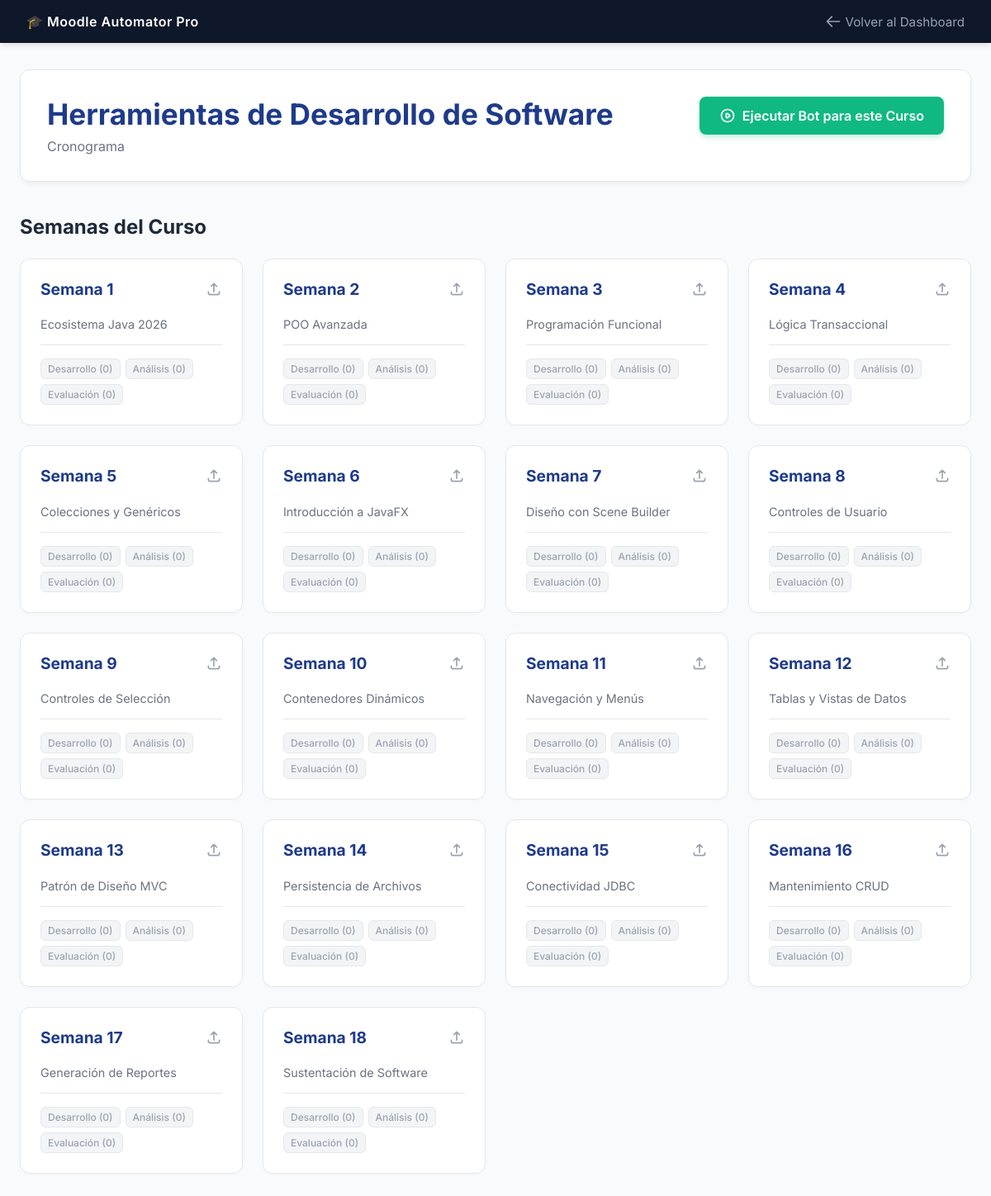
/curso/8/, run on the app's committed database.
### moodle/models.py (models this page shows, shortened)
class TareaAutomatizacion(models.Model):
    curso_nombre = models.CharField(max_length=255, help_text="Nombre exacto del curso. Ej: DISEÑO WEB")
    titulo_general = models.CharField(max_length=255, default="Cronograma general de clases", help_text="Texto a poner en la sección General")
    mensaje_avisos = models.CharField(max_length=255, default="¡Bienvenidos! Es vital cumplir con las tareas.", help_text="Texto motivador para Avisos")
    esta_activa = models.BooleanField(default=True, help_text="Indica si el bot debe procesar este curso")
    ultima_ejecucion = models.DateTimeField(null=True, blank=True, help_text="Última vez que se automatizó")
    class Meta:
        verbose_name = "Tarea de Automatización"
        verbose_name_plural = "Tareas de Automatización"

class RecursoSemana(models.Model):
    tarea = models.ForeignKey(TareaAutomatizacion, on_delete=models.CASCADE, related_name="recursos_semanas")
    semana_numero = models.PositiveIntegerField(help_text="Número de la semana (1, 2, 3...)")
    titulo = models.CharField(max_length=255, help_text="Título del Área de texto")
    texto = models.TextField(help_text="Contenido detallado para esta semana")
    archivos_carpetas = models.JSONField(
        blank=True, null=True,
        help_text=(
            'Rutas de archivos por carpeta en formato JSON. Soporta listas para varios archivos. Ejemplo: '
            '{"desarrollo": ["C:\\\\ruta\\\\archivo1.pdf", "C:\\\\ruta\\\\archivo2.pdf"], '
            '"analisis": "C:\\\\ruta\\\\otro.pdf"}'
        )
    )
    class Meta:
        verbose_name = "Recurso de Semana"
        verbose_name_plural = "Recursos por Semana"
        ordering = ['semana_numero']

### moodle/views.py (the view, shortened to what this page needs)
# urls.py: path('curso/<int:tarea_id>/', views.course_detail, name='course_detail'),
def course_detail(request, tarea_id):
    tarea = get_object_or_404(TareaAutomatizacion, id=tarea_id)
    recursos = tarea.recursos_semanas.all().order_by('semana_numero')
    return render(request, 'moodle/course_detail.html', {'tarea': tarea, 'recursos': recursos})

### moodle/templates/moodle/course_detail.html (shortened to what this page needs)
<!DOCTYPE html>
<html lang="es">
<head>
</head>
<body>
    <nav class="navbar">
        <div style="font-weight: 600; letter-spacing: 0.5px;">🎓 Moodle Automator Pro</div>
        <a href="{% url 'moodle:dashboard' %}">
            <svg width="20" height="20" fill="none" stroke="currentColor" viewBox="0 0 24 24"><path stroke-linecap="round" stroke-linejoin="round" stroke-width="2" d="M10 19l-7-7m0 0l7-7m-7 7h18"></path></svg>
            Volver al Dashboard
        </a>
    </nav>
    <div class="container">
        <div class="header-box">
            <div>
                <h1>{{ tarea.curso_nombre }}</h1>
                <p>{{ tarea.titulo_general }}</p>
            </div>
            <a href="{% url 'moodle:run_bot' tarea.id %}" class="btn-run" onclick="alert('El bot comenzará a procesar este curso en la consola. 🚀')">
                Ejecutar Bot para este Curso
            </a>
        </div>
        <h2 class="section-title">Semanas del Curso</h2>
        <div class="grid">
            {% for rec in recursos %}
            <div class="card" onclick="openModal('{{ rec.id }}', 'Semana {{ rec.semana_numero }}')">
                <h3>
                    Semana {{ rec.semana_numero }}
                    <svg width="20" height="20" fill="none" stroke="#9CA3AF" viewBox="0 0 24 24"><path stroke-linecap="round" stroke-linejoin="round" stroke-width="2" d="M4 16v1a3 3 0 003 3h10a3 3 0 003-3v-1m-4-8l-4-4m0 0L8 8m4-4v12"></path></svg>
                </h3>
                <p>{{ rec.titulo|default:"Sin título" }}</p>
                <div class="badge-list">
                    {% if rec.archivos_carpetas.desarrollo %}
                        <span class="badge">Desarrollo ({{ rec.archivos_carpetas.desarrollo|length }})</span>
                    {% else %}
                        <span class="badge empty">Desarrollo (0)</span>
                    {% endif %}
                    {% if rec.archivos_carpetas.analisis %}
                        <span class="badge">Análisis ({{ rec.archivos_carpetas.analisis|length }})</span>
                    {% else %}
                        <span class="badge empty">Análisis (0)</span>
                    {% endif %}
                    {% if rec.archivos_carpetas.evaluacion %}
                        <span class="badge">Evaluación ({{ rec.archivos_carpetas.evaluacion|length }})</span>
                    {% else %}
                        <span class="badge empty">Evaluación (0)</span>
                    {% endif %}
                </div>
            </div>
            {% endfor %}
        </div>
    </div>
</body>
</html>

### moodle/templates/moodle/course_detail.html (style rules this page uses)
:root { --primary: #1E3A8A; --primary-light: #3B82F6; --secondary: #EFF6FF; --white: #FFFFFF; --text-dark: #1F2937; --text-gray: #6B7280; --border: #E5E7EB; }
body { font-family: 'Inter', sans-serif; background: #F8FAFC; color: var(--text-dark); margin: 0; }
.navbar { background: #0F172A; color: white; padding: 1rem 2rem; display: flex; justify-content: space-between; align-items: center; box-shadow: 0 4px 6px -1px rgba(0,0,0,0.1); }
.navbar a { color: #94A3B8; text-decoration: none; font-size: 0.95rem; display: flex; align-items: center; gap: 5px; transition: color 0.2s; }
.container { max-width: 1200px; margin: 2rem auto; padding: 0 1.5rem; }
.header-box { display: flex; justify-content: space-between; align-items: flex-start; margin-bottom: 2.5rem; background: white; padding: 2rem; border-radius: 12px; box-shadow: 0 4px 6px -1px rgba(0,0,0,0.05); border: 1px solid var(--border); }
.header-box h1 { margin: 0 0 0.5rem 0; color: var(--primary); font-size: 2.2rem; }
.header-box p { margin: 0; color: var(--text-gray); }
.btn-run { background: #10B981; color: white; padding: 0.8rem 1.5rem; text-decoration: none; border-radius: 8px; font-weight: 600; box-shadow: 0 4px 6px rgba(16, 185, 129, 0.2); transition: all 0.2s ease; display: inline-flex; align-items: center; gap: 8px; }
.section-title { margin-bottom: 1.5rem; color: var(--text-dark); font-size: 1.5rem; }
.grid { display: grid; grid-template-columns: repeat(auto-fill, minmax(250px, 1fr)); gap: 1.5rem; }
.card { background: white; border-radius: 12px; padding: 1.5rem; border: 1px solid var(--border); box-shadow: 0 2px 4px rgba(0,0,0,0.02); display: flex; flex-direction: column; cursor: pointer; transition: all 0.2s ease; position: relative; overflow: hidden; }
.card::before { content: ''; position: absolute; top: 0; left: 0; right: 0; height: 4px; background: var(--primary-light); opacity: 0; transition: opacity 0.2s; }
.card h3 { color: var(--primary); margin: 0 0 0.5rem 0; font-size: 1.2rem; display: flex; align-items: center; justify-content: space-between; }
.card p { color: var(--text-gray); font-size: 0.9rem; margin-bottom: 1rem; flex-grow: 1; }
.badge-list { display: flex; gap: 6px; flex-wrap: wrap; margin-top: auto; border-top: 1px solid var(--border); padding-top: 1rem; }
.badge { background: var(--secondary); color: var(--primary); font-size: 0.75rem; padding: 4px 8px; border-radius: 6px; font-weight: 500; border: 1px solid #DBEAFE; }
.badge.empty { background: #F3F4F6; color: #9CA3AF; border-color: #E5E7EB; }

### data on the page
TareaAutomatizacion: curso_nombre "Herramientas de Desarrollo de Software", titulo_general "Cronograma"
RecursoSemana: semana_numero "1", titulo "Ecosistema Java 2026", shows "Desarrollo (0)", shows "Análisis (0)", shows "Evaluación (0)"
RecursoSemana: semana_numero "2", titulo "POO Avanzada", shows "Desarrollo (0)", shows "Análisis (0)", shows "Evaluación (0)"
RecursoSemana: semana_numero "3", titulo "Programación Funcional", shows "Desarrollo (0)", shows "Análisis (0)", shows "Evaluación (0)"
RecursoSemana: semana_numero "4", titulo "Lógica Transaccional", shows "Desarrollo (0)", shows "Análisis (0)", shows "Evaluación (0)"
RecursoSemana: semana_numero "5", titulo "Colecciones y Genéricos", shows "Desarrollo (0)", shows "Análisis (0)", shows "Evaluación (0)"
RecursoSemana: semana_numero "6", titulo "Introducción a JavaFX", shows "Desarrollo (0)", shows "Análisis (0)", shows "Evaluación (0)"
RecursoSemana: semana_numero "7", titulo "Diseño con Scene Builder", shows "Desarrollo (0)", shows "Análisis (0)", shows "Evaluación (0)"
RecursoSemana: semana_numero "8", titulo "Controles de Usuario", shows "Desarrollo (0)", shows "Análisis (0)", shows "Evaluación (0)"
RecursoSemana: semana_numero "9", titulo "Controles de Selección", shows "Desarrollo (0)", shows "Análisis (0)", shows "Evaluación (0)"
RecursoSemana: semana_numero "10", titulo "Contenedores Dinámicos", shows "Desarrollo (0)", shows "Análisis (0)", shows "Evaluación (0)"
RecursoSemana: semana_numero "11", titulo "Navegación y Menús", shows "Desarrollo (0)", shows "Análisis (0)", shows "Evaluación (0)"
RecursoSemana: semana_numero "12", titulo "Tablas y Vistas de Datos", shows "Desarrollo (0)", shows "Análisis (0)", shows "Evaluación (0)"
RecursoSemana: semana_numero "13", titulo "Patrón de Diseño MVC", shows "Desarrollo (0)", shows "Análisis (0)", shows "Evaluación (0)"
RecursoSemana: semana_numero "14", titulo "Persistencia de Archivos", shows "Desarrollo (0)", shows "Análisis (0)", shows "Evaluación (0)"
RecursoSemana: semana_numero "15", titulo "Conectividad JDBC", shows "Desarrollo (0)", shows "Análisis (0)", shows "Evaluación (0)"
RecursoSemana: semana_numero "16", titulo "Mantenimiento CRUD", shows "Desarrollo (0)", shows "Análisis (0)", shows "Evaluación (0)"
RecursoSemana: semana_numero "17", titulo "Generación de Reportes", shows "Desarrollo (0)", shows "Análisis (0)", shows "Evaluación (0)"
RecursoSemana: semana_numero "18", titulo "Sustentación de Software", shows "Desarrollo (0)", shows "Análisis (0)", shows "Evaluación (0)"
